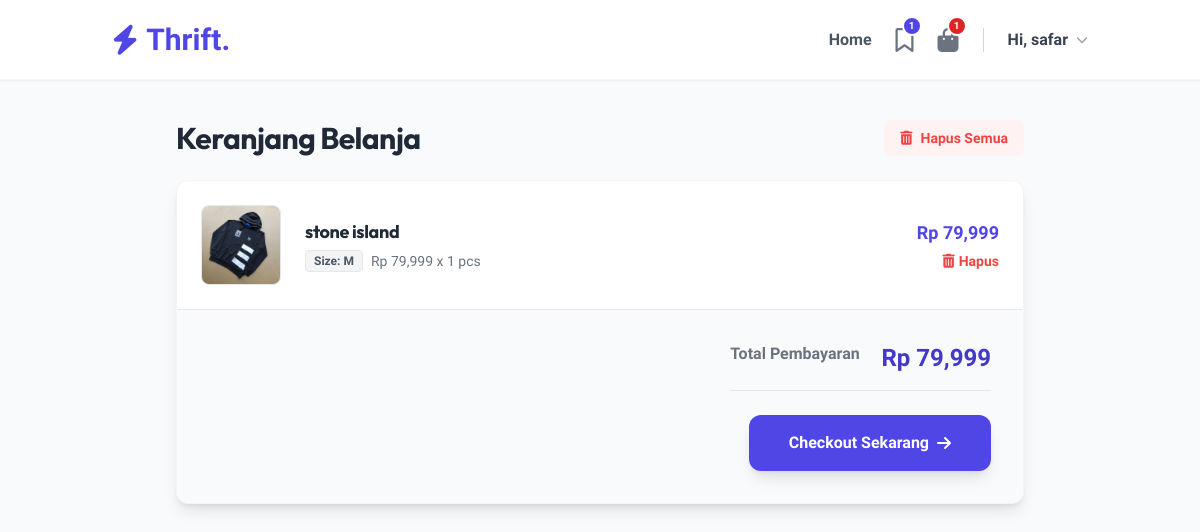
Page /cart (signed in) on the committed database.
### tables this page shows
CREATE TABLE `carts` (
  `id` int(11) NOT NULL,
  `user_id` int(11) NOT NULL,
  `product_id` int(11) NOT NULL,
  `quantity` int(11) DEFAULT 1,
  `size` varchar(10) NOT NULL,
  `created_at` timestamp NOT NULL DEFAULT current_timestamp()
);

CREATE TABLE `products` (
  `id` int(11) NOT NULL,
  `name` varchar(255) NOT NULL,
  `description` text DEFAULT NULL,
  `price` decimal(10,2) NOT NULL,
  `category` varchar(50) DEFAULT NULL,
  `size` varchar(10) DEFAULT NULL,
  `stock` int(11) DEFAULT 1,
  `image` varchar(255) DEFAULT NULL,
  `created_at` timestamp NOT NULL DEFAULT current_timestamp(),
  `discount_price` decimal(10,2) DEFAULT 0.00
);

### app/Controllers/CartController.php (called while the page is built, shortened)
<?php
require_once ROOT_PATH . '/app/Models/Cart.php';
class CartController {
    public function index() {
        $db = (new Database())->getConnection();
        $cart = (new Cart($db))->getUserCart($_SESSION['user_id']);
        require_once ROOT_PATH . '/views/cart/index.php';
    }
}
?>

### public/index.php (called while the page is built, shortened)
<?php
require_once ROOT_PATH . '/app/Controllers/CartController.php';
$router = new Router();
$router->add('/', 'HomeController', 'index');
$router->add('/product', 'ProductController', 'detail');
$router->add('/login', 'AuthController', 'login');
$router->add('/register', 'AuthController', 'register');
$router->add('/logout', 'AuthController', 'logout');
$router->add('/account', 'AuthController', 'account');
$router->add('/orders', 'AuthController', 'orders');
$router->add('/profile/edit', 'AuthController', 'editProfile');
$router->add('/profile/update', 'AuthController', 'updateProfile');
$router->add('/cart', 'CartController', 'index');
$router->add('/cart/add', 'CartController', 'add');
$router->add('/cart/remove', 'CartController', 'remove');
$router->add('/cart/clear', 'CartController', 'clear');
$router->add('/cart/buy-now', 'CartController', 'buyNow');
$router->add('/checkout', 'CartController', 'checkout');
$router->add('/checkout/process', 'CartController', 'processCheckout');
$router->add('/payment', 'CartController', 'payment');
$router->add('/order/confirm-payment', 'CartController', 'confirmPayment');
$router->add('/wishlist', 'WishlistController', 'index');
$router->add('/wishlist/toggle', 'WishlistController', 'toggle');
$router->add('/discussion/send', 'DiscussionController', 'send');
$router->add('/review/submit', 'ReviewController', 'submit');
$router->add('/admin', 'AdminController', 'index');
$router->add('/admin/products', 'AdminController', 'products');
$router->add('/admin/create', 'AdminController', 'create');
$router->add('/admin/store', 'AdminController', 'store');
$router->add('/admin/edit', 'AdminController', 'edit');
$router->add('/admin/update', 'AdminController', 'update');
$router->add('/admin/delete', 'AdminController', 'delete');
$router->add('/admin/orders', 'AdminController', 'orders');
$router->add('/admin/order-detail', 'AdminController', 'orderDetail');
$router->add('/admin/order-update', 'AdminController', 'updateOrder');
$router->add('/admin/delete-order', 'AdminController', 'deleteOrder');
$router->add('/admin/order/accept', 'AdminController', 'acceptPayment');
$router->add('/admin/payments', 'AdminController', 'payments');
$router->add('/admin/payments/create', 'AdminController', 'createPayment');
$router->add('/admin/payments/store', 'AdminController', 'storePayment');
$router->add('/admin/payments/edit', 'AdminController', 'editPayment');
$router->add('/admin/payments/update', 'AdminController', 'updatePayment');
$router->add('/admin/payments/delete', 'AdminController', 'deletePayment');
$router->add('/admin/discussions', 'AdminController', 'discussions');
$router->add('/admin/reply', 'AdminController', 'replyChat');
$router->dispatch($_SERVER['REQUEST_URI']);
?>

### app/Models/Cart.php (called while the page is built, shortened)
<?php
class Cart {
    private $conn;
    public function __construct($db) { $this->conn = $db; }
    public function getUserCart($userId) {
        $sql = "SELECT carts.id as cart_id, carts.quantity as qty, carts.size,
                       products.id as product_id, products.name, products.price, products.image
                FROM carts
                JOIN products ON carts.product_id = products.id
                WHERE carts.user_id = ?
                ORDER BY carts.created_at DESC";
        $stmt = $this->conn->prepare($sql);
        $stmt->execute([$userId]);
        return $stmt->fetchAll(PDO::FETCH_ASSOC);
    }
}
?>

### views/cart/index.php (the view)
<?php include ROOT_PATH . '/views/layouts/header.php'; ?>
<div class="min-h-screen bg-gray-50 py-10 fade-in">
    <div class="container mx-auto px-6 max-w-4xl">
        <div class="flex justify-between items-center mb-6">
            <h2 class="text-3xl font-bold text-gray-800">Keranjang Belanja</h2>
            <?php if(!empty($cart)): ?>
                <a href="/cart/clear"
                   class="text-red-500 hover:text-red-700 font-bold text-sm flex items-center gap-2 bg-red-50 px-4 py-2 rounded-lg transition hover:bg-red-100"
                   data-confirm="Yakin ingin mengosongkan keranjang?">
                    <i class="fas fa-trash-alt"></i> Hapus Semua
                </a>
            <?php endif; ?>
        </div>
        <?php if(empty($cart)): ?>
            <div class="text-center py-20 bg-white rounded-xl shadow-sm border border-gray-100">
                <div class="bg-indigo-50 w-24 h-24 rounded-full flex items-center justify-center mx-auto mb-4">
                    <i class="fas fa-shopping-cart text-4xl text-indigo-300"></i>
                </div>
                <p class="text-gray-500 mb-6 text-lg">Keranjang belanjamu masih kosong.</p>
                <a href="/" class="bg-indigo-600 text-white px-8 py-3 rounded-full font-bold hover:bg-indigo-700 transition shadow-lg hover:shadow-indigo-200">
                    Mulai Belanja
                </a>
            </div>
        <?php else: ?>
            <div class="bg-white shadow-lg rounded-xl overflow-hidden border border-gray-100">
                <?php
                    $total = 0;
                    foreach($cart as $item):
                        $subtotal = $item['price'] * $item['qty'];
                        $total += $subtotal;
                ?>
                <div class="flex items-center justify-between p-6 border-b hover:bg-gray-50 transition">
                    <div class="flex items-center gap-6">
                        <div class="w-20 h-20 bg-gray-100 rounded-lg overflow-hidden border border-gray-200 flex-shrink-0">
                            <img src="<?= $item['image'] ?>" class="w-full h-full object-cover">
                        </div>
                        <div>
                            <h4 class="font-bold text-lg text-gray-800"><?= $item['name'] ?></h4>
                            <div class="text-sm text-gray-500 mt-1 flex items-center gap-2">
                                <span class="bg-gray-100 text-gray-600 px-2 py-0.5 rounded text-xs font-bold border">
                                    Size: <?= $item['size'] ?? '-' ?>
                                </span>
                                <span>
                                    Rp <?= number_format($item['price']) ?> x <?= $item['qty'] ?> pcs
                                </span>
                            </div>
                        </div>
                    </div>
                    <div class="text-right">
                        <p class="font-bold text-indigo-600 text-lg mb-1">Rp <?= number_format($subtotal) ?></p>
                        <a href="/cart/remove?id=<?= $item['cart_id'] ?>"
                           class="text-sm text-red-500 hover:text-red-700 font-bold flex items-center justify-end gap-1 transition"
                           data-confirm="Hapus barang ini dari keranjang?">
                            <i class="fas fa-trash-alt"></i> Hapus
                        </a>
                    </div>
                </div>
                <?php endforeach; ?>
                <div class="p-8 bg-gray-50 text-right flex flex-col items-end">
                    <div class="flex justify-between w-full md:w-1/3 mb-6 border-b border-gray-200 pb-4">
                        <span class="text-gray-500 font-bold">Total Pembayaran</span>
                        <span class="text-2xl font-bold text-indigo-700">Rp <?= number_format($total) ?></span>
                    </div>
                    <a href="/checkout" class="bg-indigo-600 text-white px-10 py-4 rounded-xl font-bold hover:bg-indigo-700 transition shadow-lg hover:shadow-indigo-300 flex items-center gap-2">
                        Checkout Sekarang <i class="fas fa-arrow-right"></i>
                    </a>
                </div>
            </div>
        <?php endif; ?>
    </div>
</div>
<?php include ROOT_PATH . '/views/layouts/footer.php'; ?>

### public/css/style.css (style rules this page uses)
:root { --primary: #4f46e5; --primary-dark: #3730a3; --accent: #f43f5e; --dark: #0f172a; --light: #f8fafc; }
body { font-family: 'Urbanist', sans-serif; background-color: #f8fafc; color: #1e293b; -webkit-font-smoothing: antialiased; overflow-x: hidden; }
h1, h2, h3, h4, h5, h6, .brand-font { font-family: 'Outfit', sans-serif; letter-spacing: -0.02em; }
.fade-in { animation: fadeInUp 0.6s ease-out forwards; opacity: 0; transform: translateY(20px); }

### rows in the picture
carts: product.image (picture), product.name "stone island", size "M", product.price "79,999", quantity "1", subtotal "79,999"

### other values in the picture
$wishlistCount "1"
$cartCount "1"
explode(' ', $_SESSION['name'] ?? 'User')[0] "safar"
$total "79,999"
